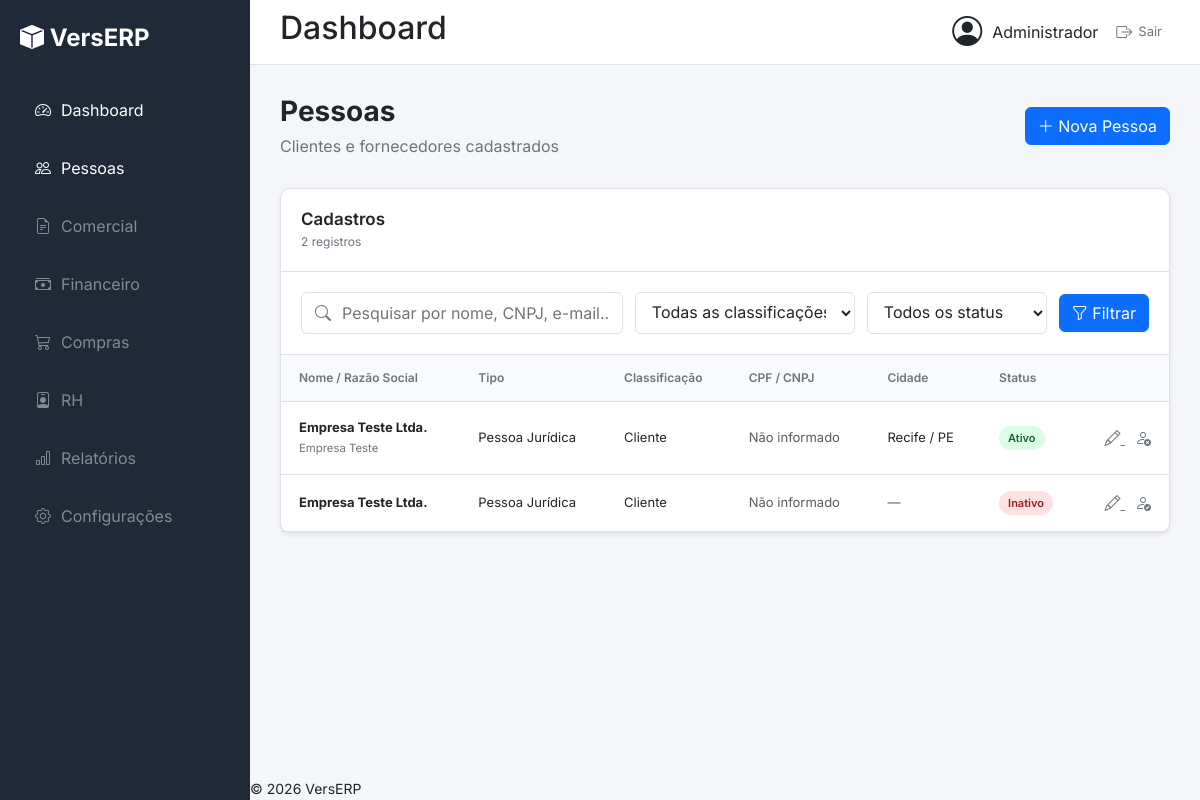
The page /pessoas/ (signed in) on the database its author committed.
### pessoas/models.py (models this page shows, shortened)
class Pessoa(models.Model):
    class TipoPessoa(models.TextChoices):
        FISICA = "PF", "Pessoa Física"
        JURIDICA = "PJ", "Pessoa Jurídica"
    class Classificacao(models.TextChoices):
        CLIENTE = "CLIENTE", "Cliente"
        FORNECEDOR = "FORNECEDOR", "Fornecedor"
        AMBOS = "AMBOS", "Cliente e Fornecedor"
    tipo_pessoa = models.CharField(
        max_length=2,
        choices=TipoPessoa.choices,
        default=TipoPessoa.JURIDICA,
        verbose_name="Tipo de pessoa",
    )
    classificacao = models.CharField(
        max_length=15,
        choices=Classificacao.choices,
        default=Classificacao.CLIENTE,
        verbose_name="Classificação",
    )
    razao_social = models.CharField(
        max_length=200,
        verbose_name="Razão social / Nome",
    )
    nome_fantasia = models.CharField(
        max_length=200,
        blank=True,
        verbose_name="Nome fantasia",
    )
    cpf_cnpj = models.CharField(
        max_length=18,
        blank=True,
        verbose_name="CPF / CNPJ",
    )
    inscricao_estadual = models.CharField(
        max_length=20,
        blank=True,
        verbose_name="Inscrição estadual",
    )
    email = models.EmailField(
        blank=True,
        verbose_name="E-mail",
    )
    telefone = models.CharField(
        max_length=20,
        blank=True,
        verbose_name="Telefone",
    )
    whatsapp = models.CharField(
        max_length=20,
        blank=True,
        verbose_name="WhatsApp",
    )
    cep = models.CharField(
        max_length=9,
        blank=True,
        verbose_name="CEP",
    )
    endereco = models.CharField(
        max_length=200,
        blank=True,
        verbose_name="Endereço",
    )
    numero = models.CharField(
        max_length=20,
        blank=True,
        verbose_name="Número",
    )
    complemento = models.CharField(
        max_length=100,
        blank=True,
        verbose_name="Complemento",
    )
    bairro = models.CharField(
        max_length=100,
        blank=True,
        verbose_name="Bairro",
    )
    cidade = models.CharField(
        max_length=100,
        blank=True,
        verbose_name="Cidade",
    )
    estado = models.CharField(
        max_length=2,
        blank=True,
        verbose_name="Estado",
    )
    observacoes = models.TextField(
        blank=True,
        verbose_name="Observações",
    )
    ativo = models.BooleanField(
        default=True,
        verbose_name="Ativo",
    )
    criado_em = models.DateTimeField(
        auto_now_add=True,
        verbose_name="Criado em",
    )
    atualizado_em = models.DateTimeField(
        auto_now=True,
        verbose_name="Atualizado em",
    )
    class Meta:
        verbose_name = "Pessoa"
        verbose_name_plural = "Pessoas"
        ordering = ["razao_social"]

### pessoas/views.py (the view, shortened to what this page needs)
# urls.py: path("", views.lista_pessoas, name="lista"),
@login_required
@permission_required("pessoas.view_pessoa", raise_exception=True)
def lista_pessoas(request):
    pessoas = Pessoa.objects.all()
    busca = request.GET.get("busca", "").strip()
    classificacao = request.GET.get("classificacao", "").strip()
    status = request.GET.get("status", "").strip()
    if classificacao:
        pessoas = pessoas.filter(
            classificacao=classificacao
        )
    if status == "ativo":
        pessoas = pessoas.filter(ativo=True)
    elif status == "inativo":
        pessoas = pessoas.filter(ativo=False)
    paginator = Paginator(pessoas, 10)
    numero_pagina = request.GET.get("page")
    pagina = paginator.get_page(numero_pagina)
    contexto = {
        "pessoas": pagina,
        "pagina": pagina,
        "busca": busca,
        "classificacao_selecionada": classificacao,
        "status_selecionado": status,
    }
    return render(
        request,
        "pessoas/lista.html",
        contexto,
    )

### templates/pessoas/lista.html (shortened to what this page needs)
{% extends "base.html" %}
{% block content %}
<div class="page-header">
    <div>
        <h1>Pessoas</h1>
        <p>Clientes e fornecedores cadastrados</p>
    </div>
    {% if perms.pessoas.add_pessoa %}
    <a href="{% url 'pessoas:nova' %}" class="btn btn-primary">
        <i class="bi bi-plus-lg"></i>
        Nova Pessoa
    </a>
    {% endif %}
</div>
<div class="dashboard-panel">
    <div class="panel-header">
        <div>
            <h2>Cadastros</h2>
            <span>
                {{ pagina.paginator.count }}
                registro{{ pagina.paginator.count|pluralize }}
            </span>
        </div>
    </div>
    <form method="get" class="pessoas-toolbar">
        <div class="pessoas-search">
            <i class="bi bi-search"></i>
            <input
                type="text"
                name="busca"
                value="{{ busca }}"
                placeholder="Pesquisar por nome, CNPJ, e-mail..."
            >
        </div>
        <select name="classificacao">
            <option value="">
                Todas as classificações
            </option>
        </select>
        <select name="status">
            <option value="">
                Todos os status
            </option>
        </select>
        <div class="pessoas-filter-actions">
            <button
                type="submit"
                class="btn btn-primary"
            >
                <i class="bi bi-funnel"></i>
                Filtrar
            </button>
        </div>
    </form>
    <div class="table-responsive">
        <table class="verserp-table">
            <thead>
                <tr>
                    <th>Nome / Razão Social</th>
                    <th>Tipo</th>
                    <th>Classificação</th>
                    <th>CPF / CNPJ</th>
                    <th>Cidade</th>
                    <th>Status</th>
                    <th></th>
                </tr>
            </thead>
            <tbody>
                {% for pessoa in pessoas %}
                    <tr>
                        <td>
                            <div class="person-name">
                                <strong>
                                    <a
                                        href="{% url 'pessoas:detalhe' pessoa.pk %}"
                                        class="person-link"
                                    >
                                        {{ pessoa.razao_social }}
                                    </a>
                                </strong>
                                {% if pessoa.nome_fantasia %}
                                    <small>
                                        {{ pessoa.nome_fantasia }}
                                    </small>
                                {% endif %}
                            </div>
                        </td>
                        <td>
                            {{ pessoa.get_tipo_pessoa_display }}
                        </td>
                        <td>
                            {{ pessoa.get_classificacao_display }}
                        </td>
                        <td>
                            {% if pessoa.cpf_cnpj %}
                                {{ pessoa.cpf_cnpj_formatado }}
                            {% else %}
                                <span class="text-muted">
                                    Não informado
                                </span>
                            {% endif %}
                        </td>
                        <td>
                            {% if pessoa.cidade %}
                                {{ pessoa.cidade }}
                                {% if pessoa.estado %}
                                    / {{ pessoa.estado }}
                                {% endif %}
                            {% else %}
                                <span class="text-muted">
                                    —
                                </span>
                            {% endif %}
                        </td>
                        <td>
                            {% if pessoa.ativo %}
                                <span class="status-badge status-active">
                                    Ativo
                                </span>
                            {% else %}
                                <span class="status-badge status-inactive">
                                    Inativo
                                </span>
                            {% endif %}
                        </td>
                        <td class="table-actions">
                        {% if perms.pessoas.change_pessoa %}
                            <a
                                href="{% url 'pessoas:editar' pessoa.pk %}"
                                title="Editar"
                            >
                                <i class="bi bi-pencil"></i>
                            </a>
                        {% endif %}
                        {% if perms.pessoas.change_pessoa %}
                            <form
                                method="post"
                                action="{% url 'pessoas:alterar_status' pessoa.pk %}"
                                class="d-inline"
                            >
                                {% if pessoa.ativo %}
                                    <button
                                        type="submit"
                                        class="btn-action"
                                        title="Inativar"
                                    >
                                        <i class="bi bi-person-x"></i>
                                    </button>
                                {% else %}
                                    <button
                                        type="submit"
                                        class="btn-action"
                                        title="Ativar"
                                    >
                                        <i class="bi bi-person-check"></i>
                                    </button>
                                {% endif %}
                            </form>
                        {% endif %}
                        </td>
                    </tr>
                {% endfor %}
            </tbody>
        </table>
    </div>
</div>
{% endblock %}

### templates/includes/header.html (shortened to what this page needs)
<header class="header">
    <div>
        <h2>Dashboard</h2>
    </div>
    <div class="user">
        <i class="bi bi-person-circle"></i>
        <span>
            {% if request.user.first_name %}
                {{ request.user.first_name }}
            {% else %}
                {{ request.user.username }}
            {% endif %}
        </span>
        <form
            method="post"
            action="{% url 'core:logout' %}"
            class="logout-form"
        >
            <button
                type="submit"
                class="logout-button"
                title="Sair do VersERP"
            >
                <i class="bi bi-box-arrow-right"></i>
                <span>Sair</span>
            </button>
        </form>
    </div>
</header>

### static/css/style.css (style rules this page uses)
* { margin: 0; padding: 0; box-sizing: border-box; }
html { scroll-behavior: smooth; }
body { background: var(--background); color: var(--text); font-family: "Inter", sans-serif; overflow-x: hidden; }

### static/css/base/variables.css (style rules this page uses)
:root { --primary: #1F4E79; --primary-hover: #163A5C; --secondary: #5C6F82; --success: #198754; --warning: #FFC107; --danger: #DC3545; --info: #0DCAF0; --background: #F4F6F9; --surface: #FFFFFF; --border: #DEE2E6; --text: #212529; --text-light: #6C757D; --sidebar-bg: #1F2937; --sidebar-hover: #374151; --sidebar-active: #1F4E79; --sidebar-text: #FFFFFF; --header-height: 65px; --space-xs: 4px; --space-sm: 8px; --space-md: 16px; --space-lg: 24px; --space-xl: 32px; --radius-sm: 6px; --radius-md: 10px; --radius-lg: 14px; --shadow-sm: 0 2px 5px rgba(0,0,0,.08); --shadow-md: 0 6px 15px rgba(0,0,0,.10); --shadow-lg: 0 10px 30px rgba(0,0,0,.15); --transition: .25s; }

### static/css/layout/header.css (style rules this page uses)
.header { height:65px; background:white; display:flex; justify-content:space-between; align-items:center; padding:0 30px; border-bottom:1px solid var(--border); }
.user { display:flex; align-items:center; gap:10px; }
.user i { font-size:30px; }
.user { display: flex; align-items: center; gap: 10px; }
.logout-form { margin: 0; }
.logout-button { display: inline-flex; align-items: center; gap: 6px; border: 0; background: transparent; color: var(--text-light); font: inherit; font-size: 13px; cursor: pointer; padding: 6px 8px; border-radius: 6px; transition: background 0.2s ease, color 0.2s ease; }
.logout-button i { font-size: 16px; }

### static/css/pages/dashboard.css (style rules this page uses)
.page-header { display: flex; justify-content: space-between; align-items: center; margin-bottom: 30px; }
.page-header h1 { margin: 0; font-size: 28px; font-weight: 700; }
.page-header p { margin: 5px 0 0; color: var(--text-light); }
.dashboard-panel { background: var(--surface); border: 1px solid var(--border); border-radius: var(--radius-md); box-shadow: var(--shadow-sm); }
.panel-header { padding: 20px; border-bottom: 1px solid var(--border); display: flex; justify-content: space-between; align-items: center; }
.panel-header h2 { font-size: 17px; margin: 0; font-weight: 600; }
.panel-header span { display: block; margin-top: 4px; font-size: 12px; color: var(--text-light); }

### static/css/pages/clientes.css (style rules this page uses)
.pessoas-toolbar { display: grid; grid-template-columns: 1fr 220px 180px; gap: 12px; padding: 20px; border-bottom: 1px solid var(--border); }
.pessoas-search { position: relative; }
.pessoas-search i { position: absolute; left: 14px; top: 50%; transform: translateY(-50%); color: var(--text-light); }
.pessoas-search input, .pessoas-toolbar select { width: 100%; height: 42px; border: 1px solid var(--border); border-radius: var(--radius-sm); background: var(--surface); color: var(--text); }
.pessoas-search input { padding: 0 14px 0 40px; }
.pessoas-toolbar select { padding: 0 12px; }
.verserp-table { width: 100%; border-collapse: collapse; }
.verserp-table th { padding: 14px 18px; text-align: left; font-size: 12px; font-weight: 600; color: var(--text-light); background: #f8fafc; border-bottom: 1px solid var(--border); }
.verserp-table td { padding: 16px 18px; border-bottom: 1px solid var(--border); font-size: 13px; vertical-align: middle; }
.person-name { display: flex; flex-direction: column; }
.person-name strong { font-size: 13px; }
.person-name small { margin-top: 3px; color: var(--text-light); }
.status-badge { display: inline-flex; align-items: center; padding: 4px 9px; border-radius: 999px; font-size: 11px; font-weight: 600; }
.status-active { color: #166534; background: #dcfce7; }
.status-inactive { color: #991b1b; background: #fee2e2; }
.table-actions { text-align: right; }
.table-actions a { color: var(--text-light); font-size: 16px; }
.btn-action { border: none; background: transparent; color: var(--text-light); font-size: 16px; padding: 0; margin-left: 10px; cursor: pointer; }
.pessoas-toolbar { grid-template-columns: minmax(250px, 1fr) 220px 180px auto; }
.pessoas-filter-actions { display: flex; gap: 8px; align-items: center; }
.person-link { color: var(--text); text-decoration: none; }

### rows shown on the page
Pessoa: razao_social "Empresa Teste Ltda.", nome_fantasia "Empresa Teste", tipo_pessoa "Pessoa Jurídica", classificacao "Cliente", cpf_cnpj "Não informado", cidade "Recife", estado "PE", ativo "Ativo"
Pessoa: razao_social "Empresa Teste Ltda.", tipo_pessoa "Pessoa Jurídica", classificacao "Cliente", cpf_cnpj "Não informado", ativo "Inativo"

### other values the page prints
{{ request.user.first_name }} "Administrador"
{{ pagina.paginator.count }} "2"
